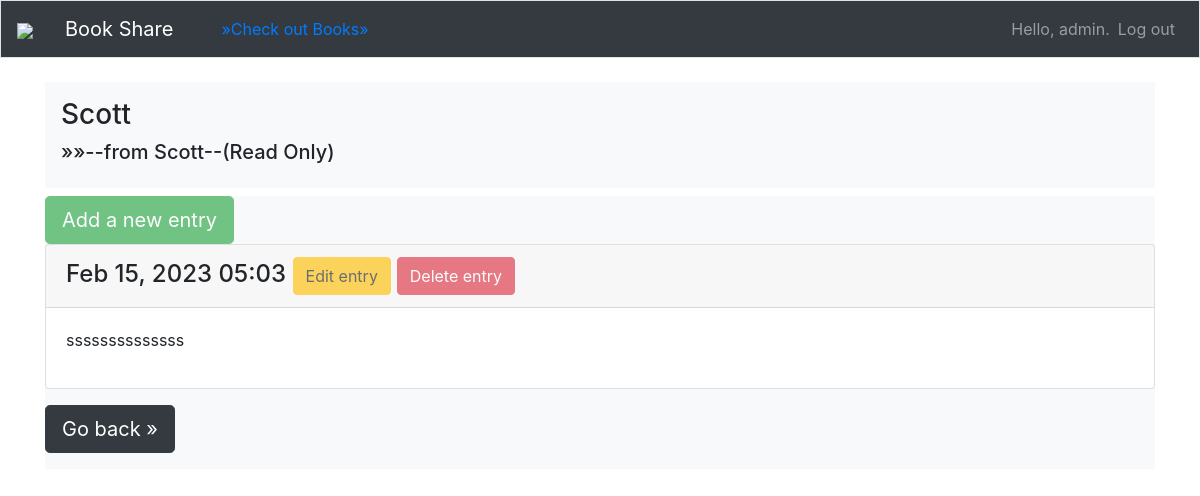
The app's page /titles/29/ (signed in) with its own data.
### content/models.py (models this page shows, shortened)
class Title(models.Model):
    text = models.CharField(max_length=200)
    date_added = models.DateTimeField(auto_now_add=True)
    owner = models.ForeignKey(User, on_delete=models.CASCADE)
    public = models.BooleanField(default=False)
    def __str__(self):
        return self.text

class Entry(models.Model):
    title = models.ForeignKey(Title, on_delete=models.CASCADE)
    text = models.TextField()
    date_added = models.DateTimeField(auto_now_add=True)
    class Meta:
        verbose_name_plural = 'entries'

### content/views.py (the view)
# urls.py: path('titles/<int:title_id>/',views.book,name='book'),
@login_required
def book(request,title_id):
    public_titles = Title.objects.filter(public=True).order_by('date_added')
    private_titles = Title.objects.filter(owner=request.user).order_by('date_added')
    title = Title.objects.get(id=title_id)
    username = title.owner
    if title in public_titles:
        read_only = True
        user_exp = f'--from {username}--(Read Only)'
    if title in private_titles:
        read_only = False
        user_exp = f'--from {username}'
    entries = title.entry_set.order_by('-date_added')
    context = {'title':title,'entries':entries,'user_exp':user_exp,'read_only':read_only}
    return render(request, 'content/book.html',context)

### content/templates/content/book.html (shortened to what this page needs)
{% extends 'content/base.html' %}
{% block page_header %}
    <h3>{{ title }}</h3>
    <h5>&raquo;&raquo;{{ user_exp }}</h5>
{% endblock page_header %}
{% block content %}
{% if read_only %}
    <a class="btn btn-lg btn-success disabled" href="{% url 'content:new_entry' title.id %}" role="button">
        Add a new entry</a>
    {% for entry in entries %}
        <div class="card mb-3">
            <h4 class="card-header">
                {{ entry.date_added|date:'M d, Y H:i' }}
                <small><a class="btn btn-warning disabled" href="{% url 'content:edit_entry' entry.id %}"
                    role="button">Edit entry</a> </small>
                <small><a class="btn btn-danger disabled" href="{% url 'content:delete_entry' entry.id %}
"                   role="button">Delete entry</a> </small>
            </h4>
            <div class="card-body">
                {{ entry.text|linebreaks }}
            </div>
        </div>
    {% empty %}
        <p>There are no entries for this book yet.</p>
    {% endfor %}
{% endif %}
<a class="btn btn-lg btn-dark" href="{% url 'content:titles' %}" role="button">Go back &raquo;</a>
{% endblock content %}

### content/templates/content/base.html (shortened to what this page needs)
{% load bootstrap4 %}
<!doctype html>
<html lang="en">
<head>
    {% bootstrap_css %}
</head>
<body>
    <nav class="navbar navbar-expand-md navbar-dark bg-dark mb-4 border">
        <a class="navbar-brand" href="{% url 'content:index' %}">
            <div class="logo-image">
                <img src="https://imgtr.ee/images/2023/02/13/ObWsU.png" class="img-fluid">
            </div>
        </a>
        <a class="navbar navbar-brand navbar-light bg-dark" href="{% url 'content:index' %}">Book Share</a>
        <div class="collapse navbar-collapse" id="navbarCollapse">
            <ul class="navbar-nav mr-auto">
                <li class="nav-item">
                    <a class="navbar navbar-secondary navbar-light bg-dark" href="{% url 'content:titles' %}">
                        &raquo;Check out Books&raquo;</a>
                </li>
            </ul>
            <ul class="navbar-nav ml-auto">
                {% if user.is_authenticated %}
                    <li class="nav-item">
                        <span class="navbar-text" >Hello, {{ user.username }}.</span>
                    </li>
                    <li class="nav-item">
                        <a class="nav-link" href="{% url 'users:logout' %}">Log out</a>
                    </li>
                {% endif %}
            </ul>
        </div>
    </nav>
    <main role="main" class="container">
        <div class="p-3 mb-2 bg-light">
            {% block page_header %}{% endblock page_header %}
        </div>
        <div class="pb-3 mb-2 bg-light">
            {% block content %}{% endblock content %}
        </div>
    </main>
</body>
</html>

### records on screen
Title: text "Scott"
Entry: date_added "Feb 15, 2023 05:03", text "ssssssssssssss"

### other values on screen
{{ user.username }} "admin"
{{ user_exp }} "--from Scott--(Read Only)"
